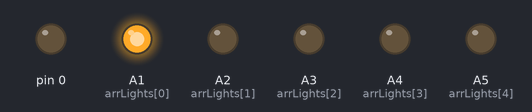
Recording of a sketch running on a simulated Arduino Uno, built with avr-gcc and run on an emulated ATmega328P. Shown: output pins drawn as LEDs (lit = HIGH).

Above: at 0.5 s.
At 4.5 s:
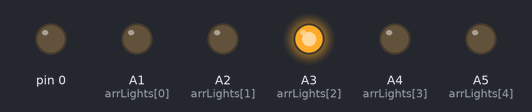
At 6.5 s:
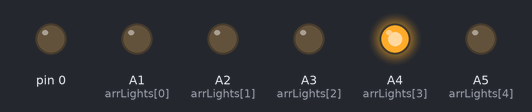
At 7.5 s:
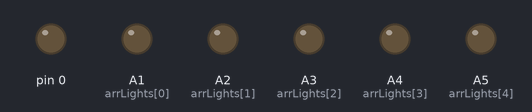
At 10.5 s:
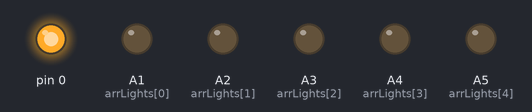
At 14.5 s:
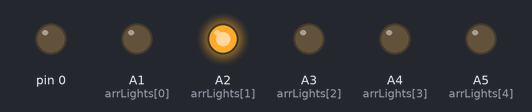
Timing chart, 0 to 15.6 s (numbered marks = the images above):
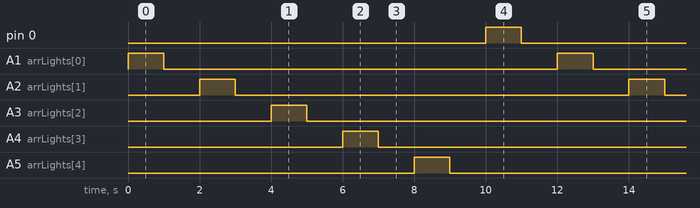

The sketch:

week6_studio2_activity1.ino
```cpp
#define numLights 5

int arrLights[] = {A1,A2,A3,A4,A5};

void setup() {
  int i;
  for(i=0;i<=numLights;i=i+1) {
    pinMode(arrLights[i],OUTPUT);
  }
}

void loop() {
  int i;
  for(i=0;i<=numLights;i=i+1) {
  digitalWrite(arrLights[i], HIGH);
  delay(1000);
  digitalWrite(arrLights[i], LOW);
  delay(1000);
  }
}
```

Measured:
- by itself, pin 0, A1 (arrLights[0]), A2 (arrLights[1]), A3 (arrLights[2]), A4 (arrLights[3]), A5 (arrLights[4]): alternates HIGH for 1.0 s and LOW for 11.0 s
- by itself, everything shown: repeats every 12.0 s, in 12 steps
